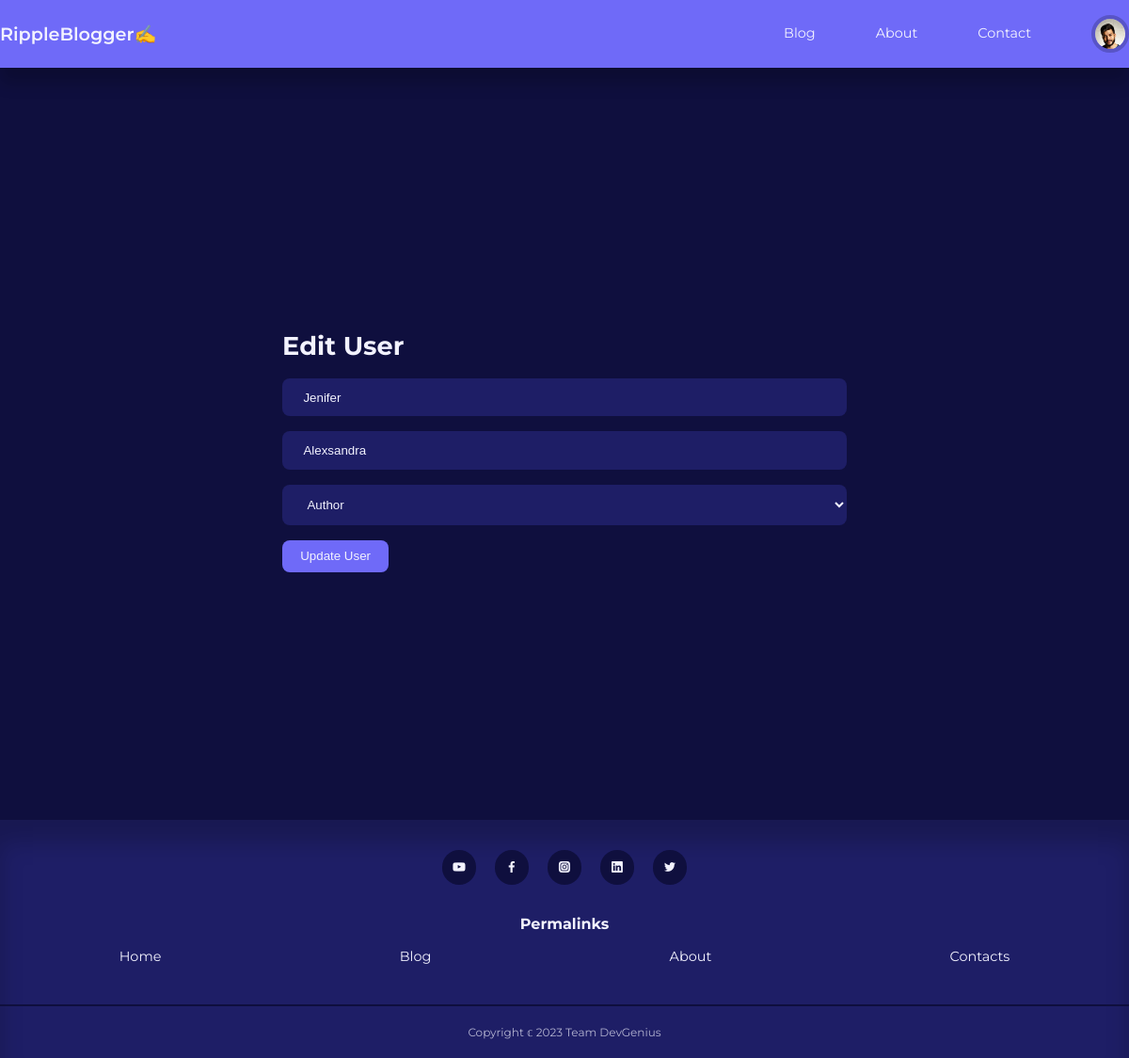
Page /admin/edit-user.php?id=19 (signed in) on the committed database.
### tables this page shows
CREATE TABLE `users` (
  `id` int(11) UNSIGNED NOT NULL,
  `firstname` varchar(50) NOT NULL,
  `lastname` varchar(50) NOT NULL,
  `username` varchar(50) NOT NULL,
  `email` varchar(100) NOT NULL,
  `password` varchar(255) NOT NULL,
  `avatar` varchar(255) NOT NULL,
  `is_admin` tinyint(1) NOT NULL
);

### admin/partials/header.php (called while the page is built, shortened)
<?php
require "../partials/header.php";

### admin/edit-user.php (the view, shortened to what this page needs)
<?php
include "partials/header.php";
if (isset($_GET['id'])) {
  $id = filter_var($_GET['id'], FILTER_SANITIZE_NUMBER_INT);
  $query = "SELECT * FROM users WHERE id=$id";
  $result = mysqli_query($connection, $query);
  $user = mysqli_fetch_assoc($result);
} else {
  header('location:' . ROOT_URL . 'admin/manage-users.php');
  die();
}
?>
<section class="form_section">
  <div class="container form_section_container">
    <h2>Edit User</h2>
    <form action="<?= ROOT_URL ?>admin/edit-user-logic.php" method="post" enctype="multipart/form-data">
      <input type="text" name="firstname" placeholder="First Name" value="<?= $user['firstname'] ?>" />
      <input type="text" name="lastname" placeholder="Last Name" value="<?= $user['lastname'] ?>" />
      <select name="userrole">
        <option value="0">Author</option>
      </select>
      <button type="submit" name="submit" class="btn">Update User</button>
    </form>
  </div>
</section>
<?php
include "partials/footer.php"
?>

### partials/header.php (shortened to what this page needs)
<?php
require "config/database.php";
if (isset($_SESSION['user-id'])) {
  $id = filter_var($_SESSION['user-id'], FILTER_SANITIZE_FULL_SPECIAL_CHARS);
  $query = "SELECT avatar FROM users WHERE id ='$id'";
  $result = mysqli_query($connection, $query);
  $avatar = mysqli_fetch_assoc($result);
}
?>
<!DOCTYPE html>
<html lang="en">
<head>
  <link rel="stylesheet" href="https://unicons.iconscout.com/release/v4.0.8/css/line.css">
  <link rel="stylesheet" href="<?= ROOT_URL ?>css/style.css" />
</head>
<body>
  <nav>
    <div class="container nav_container">
      <a href="<?= ROOT_URL ?>index.php" class="nav_logo">RippleBlogger✍️</a>
      <ul class="nav_items">
        <li><a href="<?= ROOT_URL ?>blog.php">Blog</a></li>
        <li><a href="<?= ROOT_URL ?>about.php">About</a></li>
        <li><a href="<?= ROOT_URL ?>contact.php">Contact</a></li>
        <?php if (isset($_SESSION['user-id'])) : ?>
          <li class="nav_profile">
            <div class="avatar">
              <img src="<?= ROOT_URL . 'images/' . $avatar['avatar'] ?>" alt="nav-bar-profile-images" />
            </div>
          </li>
        <?php else : ?>
          <li><a href="<?= ROOT_URL ?>signin.php">Signin</a></li>
        <?php endif ?>
      </ul>
    </div>
  </nav>

### css/style.css (style rules this page uses)
:root { --color-primary: #6f6af8; --color-primary-variant: #5854c7; --color-primary-light: hsl(242, 91%, 69%, 18%); --color-red: #da0f3f; --color-red-light: hsl(346, 87%, 46%, 15%); --color-green: #00c476; --color-green-light: hsl(156, 100%, 38%, 15%); --color-gray-900: #1e1e66; --color-gray-700: #2d2d7c; --color-gray-300: rgba(242, 242, 254, 0.3); --color-gray-200: rgba(242, 242, 254, 0.7); --color-white: #f2f2fe; --color-bg: #0f0f3e; --transition: all 300ms ease; --container-width-lg: 74%; --container-width-md: 88%; --form-width: 50%; --card-border-radius-1: 0.3rem; --card-border-radius-2: 0.5rem; --card-border-radius-3: 0.8rem; --card-border-radius-4: 2rem; --card-border-radius-5: 5rem; }
* { margin: 0; padding: 0; outline: 0; border: 0; appearance: 0; list-style: none; text-decoration: none; box-sizing: border-box; }
body { font-family: 'Montserrat', sans-serif; line-height: 1.6; color: var(--color-gray-200); background: var(--color-bg); overflow-x: hidden; font-size: 0.9rem; }
.container { max-width: 1200px; margin: 0 auto; }
section { margin-top: 3rem; width: 100vw; }
h1, h2, h3, h4, h5 { color: var(--color-white); line-height: 1.3; }
h2 { font-size: 1.7rem; margin: 1rem 0; }
a, li { color: var(--color-white); transition: var(--transition); }
img { display: block; width: 100%; background-size: cover; }
nav { background: var(--color-primary); width: 100vw; height: 4.5rem; position: fixed; top: 0; z-index: 20; box-shadow: 0 1rem 1rem rgba(0, 0, 0, 0.2); }
.nav_container { height: 100%; display: flex; align-items: center; justify-content: space-between; }
.avatar { width: 2.5rem; height: 2.5rem; border-radius: 50%; overflow: hidden; border: 0.3rem solid var(--color-primary-variant); }
.nav_logo { font-weight: 600; font-size: 1.2rem; }
.nav_items { display: flex; align-items: center; gap: 4rem; }
.nav_profile { position: relative; cursor: pointer; }
.btn { display: inline-block; width: fit-content; padding: 0.6rem 1.2rem; background: var(--color-primary); color: var(--color-white); border-radius: var(--card-border-radius-2); cursor: pointer; transition: var(--transition); }
.form_section { display: grid; place-items: center; height: 100vh; }
.form_section_container { width: var(--form-width); }
form { display: flex; flex-direction: column; gap: 1rem; }
input, textarea, select { padding: 0.8rem 1.4rem; background: var(--color-gray-900); border-radius: var(--card-border-radius-2); resize: none; color: var(--color-white); }

### rows in the picture
users: avatar (picture)
users: firstname "Jenifer", lastname "Alexsandra"
